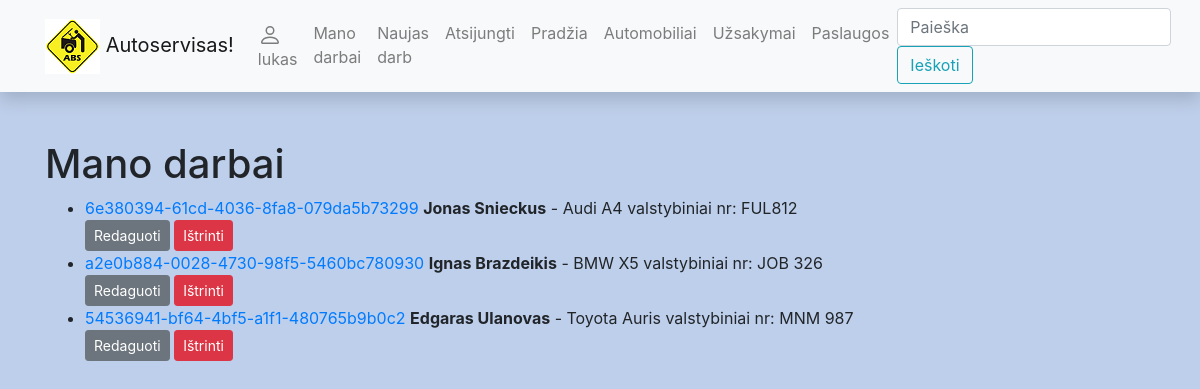
/autoservisas/myjobs/ (signed in), run on the app's committed database.
### autoservisas/models.py (models this page shows, shortened)
class Uzsakymas(models.Model):
    id = models.UUIDField(primary_key=True, default=uuid.uuid4)
    data = models.DateField(verbose_name='Užsakymo data')
    automobilis = models.ForeignKey('Automobilis', on_delete=models.SET_NULL, null=True)
    cover = models.ImageField('Foto', upload_to='covers', null=True, blank=True)
    REPAIR_STATUS = (
        ('p', 'Priimta'),
        ('t', 'Tvarkoma'),
        ('g', 'Galima paimti')
    )
    status = models.CharField(
        max_length=1,
        choices=REPAIR_STATUS,
        blank=True,
        default='p',
        help_text='Tvarkymo statusas',
        verbose_name='Statusas'
    )
    worker = models.ForeignKey(User, on_delete=models.SET_NULL, null=True, blank=True)
    class Meta:
        verbose_name = 'Užsakymas'
        verbose_name_plural = 'Užsakymai'

class Automobilis(models.Model):
    valstybinis_nr = models.CharField('Valstybinis numeris', max_length=15)
    vin = HTMLField()
    klientas = models.CharField('Klientas', max_length=100)
    automobiliomodelis = models.ForeignKey('AutomobilioModelis', on_delete=models.SET_NULL, null=True, related_name='auto')
    class Meta:
        ordering = ['klientas']
        verbose_name = 'Automobilis'
        verbose_name_plural = 'Automobiliai'

class AutomobilioModelis(models.Model):
    marke = models.CharField('Marke', max_length=100)
    modelis = models.CharField('Modelis', max_length=100)
    metai = models.IntegerField('Metai')
    variklis = models.CharField('Variklis', max_length=100)
    class Meta:
        ordering = ['marke']
        verbose_name = 'Automobilio modelis'
        verbose_name_plural = 'Automobilių modeliai'

### autoservisas/views.py (the view)
# urls.py: path('myjobs/', views.UzsakymasForUserListView.as_view(), name='my-jobs'),
class UzsakymasForUserListView(LoginRequiredMixin, generic.ListView):
    model = Uzsakymas
    template_name = 'user_uzsakymai.html'
    context_object_name = 'uzsakymas_list'
    def get_queryset(self):
        return Uzsakymas.objects.filter(worker=self.request.user).order_by('data')

### autoservisas/templates/user_uzsakymai.html
{% extends "base.html" %}
{% block content %}
<h1>Mano darbai</h1>
{% if uzsakymas_list %}
<ul>
    {% for uzsakymas_o in uzsakymas_list %}
        <li><a href="{% url 'uzsakymas-one' uzsakymas_o.id %}">{{ uzsakymas_o.id }}</a>
            <strong>{{ uzsakymas_o.automobilis.klientas }}</strong> -
            {{  uzsakymas_o.automobilis.automobiliomodelis.marke}}
            {{  uzsakymas_o.automobilis.automobiliomodelis.modelis}}
            valstybiniai nr: {{ uzsakymas_o.automobilis.valstybinis_nr}}
        </li>
     <a class="btn btn-secondary btn-sm" href="{% url 'my-jobs-update' uzsakymas_o.id %}">Redaguoti</a>
    <a class="btn btn-danger btn-sm" href="{% url 'my-jobs-delete' uzsakymas_o.id %}">Ištrinti</a>
     {% endfor %}
</ul>
{% else %}
    <p>Šiuo metu Jūs neturite jokių darbų</p>
{% endif %}
{% endblock %}

### autoservisas/templates/base.html (shortened to what this page needs)
<!DOCTYPE html>
<html lang="en">
<head>
    <link
            rel="stylesheet"
            href="https://stackpath.bootstrapcdn.com/bootstrap/4.1.3/css/bootstrap.min.css"
    />
    <link
            rel="stylesheet"
            href="https://cdnjs.cloudflare.com/ajax/libs/font-awesome/4.7.0/css/font-awesome.min.css"
    />
    {% load static %}
    <link rel="stylesheet" href="{% static 'css/styles.css' %}"/>
</head>
<body>
<nav
        class="navbar navbar-expand-lg navbar-light bg-light static-top mb-5 shadow"
>
    <div class="container">
        <a class="navbar-brand" href="{% url 'index' %}">
            <img src="{% static 'logo.png' %}">
            Autoservisas!</a
        >
        <div class="collapse navbar-collapse" id="navbarResponsive">
            <ul class="navbar-nav ml-auto">
                {% if user.is_authenticated %}
                <li class="nav-item"><a class="nav-link" href="{% url 'profilis-url' %}">
                    {{ user.get_username }}</a></li>
                <li class="nav-item"><a class="nav-link" href="{% url 'my-jobs' %}">Mano darbai</a></li>
                <li class="nav-item"><a class="nav-link" href="{% url 'my-jobs-new' %}">Naujas darb</a></li>
                <li class="nav-item"><a class="nav-link" href="{% url 'logout' %}">Atsijungti</a></li>
                {% else %}
                <li class="nav-item"><a class="nav-link" href="{% url 'login' %}?next=/autoservisas">Prisijungti</a></li>
                <li class="nav-item"><a class="nav-link" href="{% url 'register' %}">Registruotis</a></li>
                {% endif %}
                <li class="nav-item"><a class="nav-link" href="{% url 'index' %}">Pradžia</a></li>
                <li class="nav-item"><a class="nav-link" href="{% url 'automobiliai-all' %}">Automobiliai</a></li>
                <li class="nav-item"><a class="nav-link" href="{% url 'uzsakymai-all' %}">Užsakymai</a></li>
                <li class="nav-item"><a class="nav-link" href="">Paslaugos</a></li>
            </ul>
            <form
                    class="form-inline my-2 my-lg-0"
                    action="{% url 'search-name' %}"
                    method="get"
            >
                <input
                        class="form-control mr-sm-2"
                        type="search"
                        placeholder="Paieška"
                        aria-label="Search"
                        name="search_text"
                />
                <button class="btn btn-outline-info my-2 my-sm-0" type="submit">
                    Ieškoti
                </button>
            </form>
        </div>
    </div>
</nav>
<div class="container">{% block content %}{% endblock %}</div>
</body>
</html>

### autoservisas/static/css/styles.css (style rules this page uses)
body { background-color: #becfeb; }

### data on the page
Uzsakymas: id "6e380394-61cd-4036-8fa8-079da5b73299", automobilis.klientas "Jonas Snieckus", automobilis.automobiliomodelis.marke "Audi", automobilis.automobiliomodelis.modelis "A4", automobilis.valstybinis_nr "FUL812"
Uzsakymas: id "a2e0b884-0028-4730-98f5-5460bc780930", automobilis.klientas "Ignas Brazdeikis", automobilis.automobiliomodelis.marke "BMW", automobilis.automobiliomodelis.modelis "X5", automobilis.valstybinis_nr "JOB 326"
Uzsakymas: id "54536941-bf64-4bf5-a1f1-480765b9b0c2", automobilis.klientas "Edgaras Ulanovas", automobilis.automobiliomodelis.marke "Toyota", automobilis.automobiliomodelis.modelis "Auris", automobilis.valstybinis_nr "MNM 987"

### other printed values
{{ user.get_username }} "lukas"
